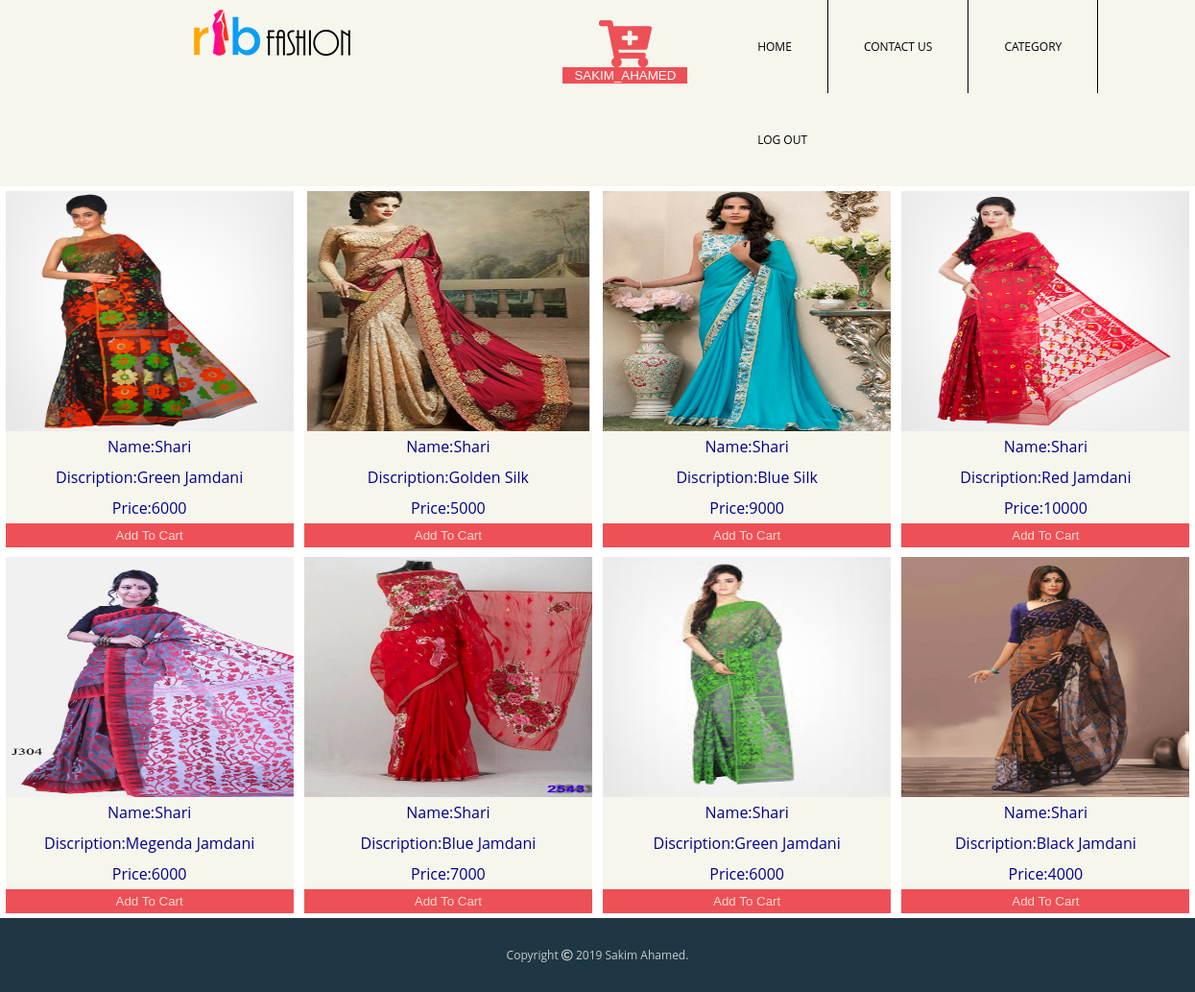
Page /women.php (signed in) on the committed database.
### tables this page shows
CREATE TABLE `product` (
  `p_id` int(50) NOT NULL,
  `p_name` varchar(30) NOT NULL,
  `p_description` varchar(30) NOT NULL,
  `cat_id` int(100) NOT NULL,
  `p_price` int(255) NOT NULL,
  `img` int(11) NOT NULL
);

### women.php (the view, shortened to what this page needs)
<?php
include 'dbconnect.php';
$name = $_SESSION['user_name'];
?>
<html lang="en">
<head>
    <link rel="stylesheet" href="style.css">
    <link rel="stylesheet" href="https://use.fontawesome.com/releases/v5.4.1/css/all.css">
</head>
<body>
    <header class="head">
        <nav class="nav">
            <div class="nav-head1">
                <a href="page1.php"><img src="img/logo.png" alt=""></a>
            </div>
            <div class="cart">
                <a href="cart.php"><i class="fas fa-cart-plus"></i></a>
                <button style="border:none;outline:none;width:130px;color:white; text-transform:uppercase;background-color:#ed5057"><?php echo $name?></button>
            </div>
            <div class="nav-head2">
                <ul>
                    <li ><a href="page1.php">HOME</a></li>
                    <li><a href="contact.php">CONTACT US</a></li>
                    <li  ><a href="#">CATEGORY</a>
                    </li>
                    <li><a href="index.php">LOG OUT</a></li>
                </ul>
            </div>
        </nav>
    </header>
    <main>
    <section class="sec">
            <?php
            $sql  = "select * from product";
            $result = $db->query($sql);
            $res = $result->fetch_assoc();
            $cnt = 0;
            while($res){
                $name = $res['p_name'];
                $id = $res['p_id'];
                $des = $res['p_description'];
                $price = $res['p_price'];
                $cat = $res['cat_id'];
                ?>
                <?php if($cnt>=24 && $cnt<=27): ?>
                    <div class="card">
                        <img width="300" height="250" src="<?php echo $cat;?>/<?php echo $id;?>.jpg">
                        <p>Name:<?php echo $name;?></p>
                        <p>Discription:<?php echo $des;?></p>
                        <p>Price:<?php echo $price;?></p>
                        <a href="submit.php?id=<?php echo $id;?>"><button>Add To Cart</button></a>
                    </div>
                <?php endif; ?>
                <?php $res = $result->fetch_assoc();
                $cnt++;
            }?>
        </section>
         <section class="sec">
            <?php
            $sql  = "select * from product";
            $result = $db->query($sql);
            $res = $result->fetch_assoc();
            $cnt = 0;
            while($res){
                $name = $res['p_name'];
                $id = $res['p_id'];
                $des = $res['p_description'];
                $price = $res['p_price'];
                $cat = $res['cat_id'];
                ?>
                 <?php if($cnt>=28 && $cnt<=31): ?>
                    <div class="card">
                        <img width="300" height="250" src="<?php echo $cat;?>/<?php echo $id;?>.jpg">
                        <p>Name:<?php echo $name;?></p>
                        <p>Discription:<?php echo $des;?></p>
                        <p>Price:<?php echo $price;?></p>
                        <a href="submit.php?id=<?php echo $id;?>"><button>Add To Cart</button></a>
                    </div>
                <?php endif; ?>
                <?php $res = $result->fetch_assoc();
                $cnt++;
            }?>
        </section>
    </main>
    <footer>
        <p>Copyright <i class="far fa-copyright"></i> 2019 Sakim Ahamed.</p>
    </footer>
</body>
</html>

### style.css (style rules this page uses)
body { margin: 0; font-family: 'Open Sans'; padding: 0; }
.head { width: 100%; background-color: #f7f6ed; }
.nav { display: flex; flex-direction: row; }
.cart { margin: 21px 16px 7px 0px; text-align: center; }
.cart i { font-size: 49px; color: #ed5057; }
.nav-head1 { width: 610px; text-align: center; padding: 10px; }
.nav-head2 { width: 550px; }
.nav-head2 ul { margin: 0; padding: 0; }
.nav-head2 ul li { list-style: none; margin: 0; position: relative; display: inline-block; border-right: 1px solid; padding: 40px 0px; float: left; }
.nav-head2 ul li:nth-child(4) { border-right: none; }
.nav-head2 ul li a { text-decoration: none; padding: 41px 37px; font-size: 12px; color: black; }
.cont4-tab3 h3, p { margin: 0; }
.sec { display: flex; justify-content: space-around; flex-direction: row; }
.card { margin:5px; }
.card p { text-align: center; padding: 5px; color: darkblue; background-color: #f7f6ed; }
.card button { background-color: #ed5057; color: #fedacf; width:100%; padding: 5px; border: none; outline: none; cursor: pointer; }
footer { background-color: #1f3644; }
footer p { margin: 0; font-size: 12px; padding: 30px; color: #c8cbcc; text-align: center; }

### rows in the picture
product: shows a picture, p_name "Shari", p_description "Green Jamdani", p_price "6000"
product: shows a picture, p_name "Shari", p_description "Golden Silk", p_price "5000"
product: shows a picture, p_name "Shari", p_description "Blue Silk", p_price "9000"
product: shows a picture, p_name "Shari", p_description "Red Jamdani", p_price "10000"
product: shows a picture, p_name "Shari", p_description "Megenda Jamdani", p_price "6000"
product: shows a picture, p_name "Shari", p_description "Blue Jamdani", p_price "7000"
product: shows a picture, p_name "Shari", p_description "Green Jamdani", p_price "6000"
product: shows a picture, p_name "Shari", p_description "Black Jamdani", p_price "4000"

### other values in the picture
$name "SAKIM_AHAMED"
